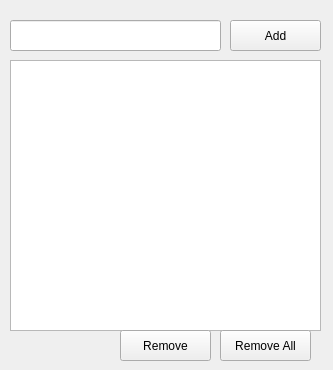
<?xml version="1.0" encoding="UTF-8"?>
<ui version="4.0">
 <class>MainWindow</class>
 <widget class="QMainWindow" name="MainWindow">
  <property name="geometry">
   <rect>
    <x>0</x>
    <y>0</y>
    <width>333</width>
    <height>370</height>
   </rect>
  </property>
  <property name="windowTitle">
   <string>MainWindow</string>
  </property>
  <widget class="QWidget" name="centralwidget">
   <widget class="QLineEdit" name="txtTask">
    <property name="geometry">
     <rect>
      <x>10</x>
      <y>20</y>
      <width>211</width>
      <height>31</height>
     </rect>
    </property>
   </widget>
   <widget class="QPushButton" name="btnAdd">
    <property name="geometry">
     <rect>
      <x>230</x>
      <y>20</y>
      <width>91</width>
      <height>31</height>
     </rect>
    </property>
    <property name="text">
     <string>Add</string>
    </property>
   </widget>
   <widget class="QListWidget" name="listWidget">
    <property name="geometry">
     <rect>
      <x>10</x>
      <y>60</y>
      <width>311</width>
      <height>271</height>
     </rect>
    </property>
   </widget>
   <widget class="QPushButton" name="btnRemove">
    <property name="geometry">
     <rect>
      <x>120</x>
      <y>330</y>
      <width>91</width>
      <height>31</height>
     </rect>
    </property>
    <property name="text">
     <string>Remove</string>
    </property>
   </widget>
   <widget class="QPushButton" name="btnRemoveAll">
    <property name="geometry">
     <rect>
      <x>220</x>
      <y>330</y>
      <width>91</width>
      <height>31</height>
     </rect>
    </property>
    <property name="text">
     <string>Remove All</string>
    </property>
   </widget>
  </widget>
 </widget>
 <resources/>
 <connections/>
</ui>
